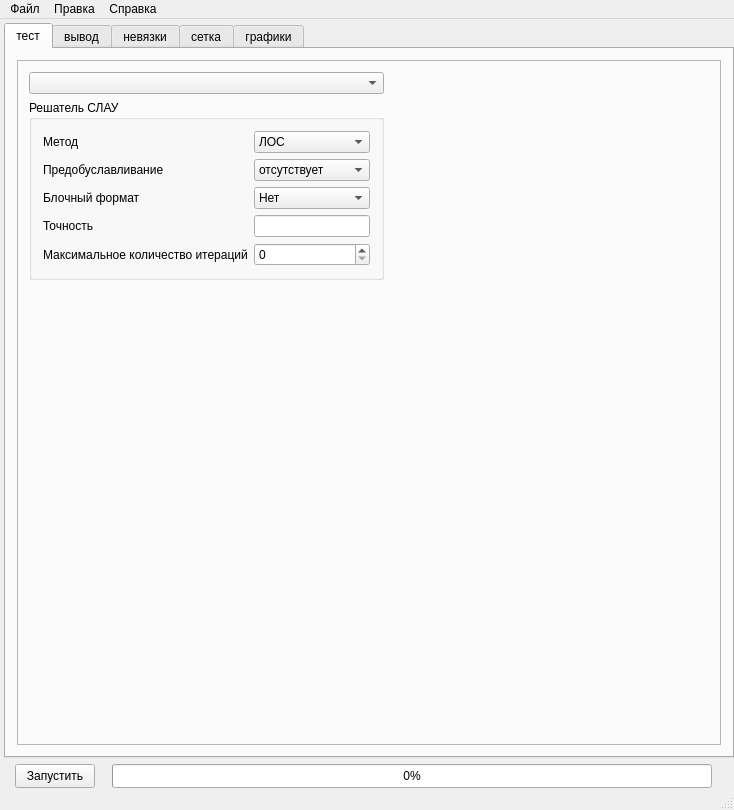
<?xml version="1.0" encoding="UTF-8"?>
<ui version="4.0">
 <class>MainWindow</class>
 <widget class="QMainWindow" name="MainWindow">
  <property name="geometry">
   <rect>
    <x>0</x>
    <y>0</y>
    <width>734</width>
    <height>810</height>
   </rect>
  </property>
  <property name="sizePolicy">
   <sizepolicy hsizetype="Preferred" vsizetype="Preferred">
    <horstretch>0</horstretch>
    <verstretch>0</verstretch>
   </sizepolicy>
  </property>
  <property name="windowTitle">
   <string>ui</string>
  </property>
  <property name="iconSize">
   <size>
    <width>24</width>
    <height>24</height>
   </size>
  </property>
  <widget class="QWidget" name="centralWidget">
   <layout class="QGridLayout" name="gridLayout_4">
    <property name="leftMargin">
     <number>4</number>
    </property>
    <property name="topMargin">
     <number>4</number>
    </property>
    <property name="rightMargin">
     <number>0</number>
    </property>
    <property name="bottomMargin">
     <number>0</number>
    </property>
    <item row="2" column="0">
     <widget class="QWidget" name="widget_5" native="true">
      <property name="sizePolicy">
       <sizepolicy hsizetype="Minimum" vsizetype="Minimum">
        <horstretch>0</horstretch>
        <verstretch>0</verstretch>
       </sizepolicy>
      </property>
      <property name="minimumSize">
       <size>
        <width>0</width>
        <height>24</height>
       </size>
      </property>
      <property name="maximumSize">
       <size>
        <width>16777215</width>
        <height>24</height>
       </size>
      </property>
      <layout class="QGridLayout" name="gridLayout_5">
       <property name="topMargin">
        <number>0</number>
       </property>
       <property name="bottomMargin">
        <number>0</number>
       </property>
       <property name="verticalSpacing">
        <number>0</number>
       </property>
       <item row="0" column="2">
        <widget class="QWidget" name="widget_3" native="true">
         <property name="sizePolicy">
          <sizepolicy hsizetype="Expanding" vsizetype="Preferred">
           <horstretch>0</horstretch>
           <verstretch>0</verstretch>
          </sizepolicy>
         </property>
         <layout class="QGridLayout" name="gridLayout_14">
          <property name="topMargin">
           <number>0</number>
          </property>
          <property name="bottomMargin">
           <number>0</number>
          </property>
          <item row="0" column="0">
           <widget class="QProgressBar" name="progressBar">
            <property name="sizePolicy">
             <sizepolicy hsizetype="Expanding" vsizetype="Minimum">
              <horstretch>0</horstretch>
              <verstretch>0</verstretch>
             </sizepolicy>
            </property>
            <property name="value">
             <number>0</number>
            </property>
           </widget>
          </item>
         </layout>
        </widget>
       </item>
       <item row="0" column="1">
        <widget class="QPushButton" name="RunSolverButton">
         <property name="sizePolicy">
          <sizepolicy hsizetype="Minimum" vsizetype="Minimum">
           <horstretch>0</horstretch>
           <verstretch>0</verstretch>
          </sizepolicy>
         </property>
         <property name="layoutDirection">
          <enum>Qt::LeftToRight</enum>
         </property>
         <property name="text">
          <string>Запустить</string>
         </property>
        </widget>
       </item>
      </layout>
     </widget>
    </item>
    <item row="1" column="0">
     <widget class="QTabWidget" name="tabWidget_pictures">
      <property name="enabled">
       <bool>true</bool>
      </property>
      <property name="minimumSize">
       <size>
        <width>0</width>
        <height>0</height>
       </size>
      </property>
      <property name="tabPosition">
       <enum>QTabWidget::North</enum>
      </property>
      <property name="tabShape">
       <enum>QTabWidget::Rounded</enum>
      </property>
      <property name="currentIndex">
       <number>0</number>
      </property>
      <widget class="QWidget" name="tab_2">
       <attribute name="title">
        <string>тест</string>
       </attribute>
       <layout class="QGridLayout" name="gridLayout">
        <item row="0" column="0">
         <widget class="QFrame" name="frame_3">
          <property name="frameShape">
           <enum>QFrame::StyledPanel</enum>
          </property>
          <property name="frameShadow">
           <enum>QFrame::Raised</enum>
          </property>
          <layout class="QGridLayout" name="gridLayout_19">
           <item row="1" column="0">
            <layout class="QGridLayout" name="gridLayout_7">
             <item row="0" column="0">
              <widget class="QGroupBox" name="groupBox">
               <property name="sizePolicy">
                <sizepolicy hsizetype="Minimum" vsizetype="Minimum">
                 <horstretch>0</horstretch>
                 <verstretch>0</verstretch>
                </sizepolicy>
               </property>
               <property name="title">
                <string>Решатель СЛАУ</string>
               </property>
               <layout class="QGridLayout" name="gridLayout_12">
                <item row="0" column="0">
                 <layout class="QFormLayout" name="formLayout">
                  <item row="0" column="0">
                   <widget class="QLabel" name="label_2">
                    <property name="text">
                     <string>Метод</string>
                    </property>
                    <property name="alignment">
                     <set>Qt::AlignLeading|Qt::AlignLeft|Qt::AlignVCenter</set>
                    </property>
                   </widget>
                  </item>
                  <item row="3" column="0">
                   <widget class="QLabel" name="label_4">
                    <property name="text">
                     <string>Точность</string>
                    </property>
                   </widget>
                  </item>
                  <item row="0" column="1">
                   <widget class="QComboBox" name="slau_type">
                    <property name="sizePolicy">
                     <sizepolicy hsizetype="Minimum" vsizetype="Fixed">
                      <horstretch>0</horstretch>
                      <verstretch>0</verstretch>
                     </sizepolicy>
                    </property>
                    <item>
                     <property name="text">
                      <string>ЛОС</string>
                     </property>
                    </item>
                    <item>
                     <property name="text">
                      <string>CGM</string>
                     </property>
                    </item>
                    <item>
                     <property name="text">
                      <string>Прямой</string>
                     </property>
                    </item>
                   </widget>
                  </item>
                  <item row="1" column="0">
                   <widget class="QLabel" name="label_3">
                    <property name="text">
                     <string>Предобуславливание</string>
                    </property>
                    <property name="alignment">
                     <set>Qt::AlignLeading|Qt::AlignLeft|Qt::AlignVCenter</set>
                    </property>
                   </widget>
                  </item>
                  <item row="1" column="1">
                   <widget class="QComboBox" name="slau_preconditioning">
                    <property name="sizePolicy">
                     <sizepolicy hsizetype="Minimum" vsizetype="Fixed">
                      <horstretch>0</horstretch>
                      <verstretch>0</verstretch>
                     </sizepolicy>
                    </property>
                    <item>
                     <property name="text">
                      <string>отсутствует</string>
                     </property>
                    </item>
                    <item>
                     <property name="text">
                      <string>диагональное</string>
                     </property>
                    </item>
                    <item>
                     <property name="text">
                      <string>SSCM_LLT_0</string>
                     </property>
                    </item>
                    <item>
                     <property name="text">
                      <string>SSCM_LDLT_0</string>
                     </property>
                    </item>
                    <item>
                     <property name="text">
                      <string>Profile_LLT</string>
                     </property>
                    </item>
                    <item>
                     <property name="text">
                      <string>Profile_LDLT</string>
                     </property>
                    </item>
                    <item>
                     <property name="text">
                      <string>SSCM_LLT</string>
                     </property>
                    </item>
                    <item>
                     <property name="text">
                      <string>SSCM_LDLT</string>
                     </property>
                    </item>
                    <item>
                     <property name="text">
                      <string>PARDISO</string>
                     </property>
                    </item>
                   </widget>
                  </item>
                  <item row="3" column="1">
                   <widget class="QLineEdit" name="slau_accuracy">
                    <property name="sizePolicy">
                     <sizepolicy hsizetype="Minimum" vsizetype="Fixed">
                      <horstretch>0</horstretch>
                      <verstretch>0</verstretch>
                     </sizepolicy>
                    </property>
                   </widget>
                  </item>
                  <item row="4" column="0">
                   <widget class="QLabel" name="label_5">
                    <property name="text">
                     <string>Максимальное количество итераций</string>
                    </property>
                   </widget>
                  </item>
                  <item row="4" column="1">
                   <widget class="QSpinBox" name="slau_maxiter">
                    <property name="maximum">
                     <number>1000000</number>
                    </property>
                   </widget>
                  </item>
                  <item row="2" column="0">
                   <widget class="QLabel" name="label_6">
                    <property name="text">
                     <string>Блочный формат</string>
                    </property>
                   </widget>
                  </item>
                  <item row="2" column="1">
                   <widget class="QComboBox" name="slau_blocks">
                    <item>
                     <property name="text">
                      <string>Нет</string>
                     </property>
                    </item>
                    <item>
                     <property name="text">
                      <string>Да</string>
                     </property>
                    </item>
                   </widget>
                  </item>
                 </layout>
                </item>
               </layout>
              </widget>
             </item>
            </layout>
           </item>
           <item row="0" column="0">
            <layout class="QGridLayout" name="gridLayout_2">
             <property name="topMargin">
              <number>0</number>
             </property>
             <item row="0" column="0">
              <widget class="QComboBox" name="testIndex_comboBox">
               <property name="enabled">
                <bool>true</bool>
               </property>
               <property name="sizePolicy">
                <sizepolicy hsizetype="Minimum" vsizetype="Fixed">
                 <horstretch>0</horstretch>
                 <verstretch>0</verstretch>
                </sizepolicy>
               </property>
               <property name="sizeAdjustPolicy">
                <enum>QComboBox::AdjustToContents</enum>
               </property>
              </widget>
             </item>
            </layout>
           </item>
           <item row="1" column="1">
            <spacer name="horizontalSpacer_12">
             <property name="orientation">
              <enum>Qt::Horizontal</enum>
             </property>
             <property name="sizeHint" stdset="0">
              <size>
               <width>40</width>
               <height>20</height>
              </size>
             </property>
            </spacer>
           </item>
           <item row="2" column="0">
            <spacer name="verticalSpacer">
             <property name="orientation">
              <enum>Qt::Vertical</enum>
             </property>
             <property name="sizeHint" stdset="0">
              <size>
               <width>20</width>
               <height>40</height>
              </size>
             </property>
            </spacer>
           </item>
          </layout>
         </widget>
        </item>
       </layout>
      </widget>
      <widget class="QWidget" name="tab_5">
       <attribute name="title">
        <string>вывод</string>
       </attribute>
       <layout class="QGridLayout" name="gridLayout_10">
        <item row="0" column="0">
         <widget class="QTextEdit" name="progress_textEdit">
          <property name="readOnly">
           <bool>true</bool>
          </property>
         </widget>
        </item>
       </layout>
      </widget>
      <widget class="QWidget" name="tab_3">
       <attribute name="title">
        <string>невязки</string>
       </attribute>
       <layout class="QGridLayout" name="gridLayout_6">
        <item row="1" column="0">
         <widget class="QWidget" name="widget_2" native="true">
          <property name="sizePolicy">
           <sizepolicy hsizetype="Minimum" vsizetype="MinimumExpanding">
            <horstretch>0</horstretch>
            <verstretch>0</verstretch>
           </sizepolicy>
          </property>
          <layout class="QGridLayout" name="gridLayout_13">
           <property name="leftMargin">
            <number>0</number>
           </property>
           <property name="topMargin">
            <number>0</number>
           </property>
           <property name="rightMargin">
            <number>0</number>
           </property>
           <property name="bottomMargin">
            <number>0</number>
           </property>
           <property name="spacing">
            <number>0</number>
           </property>
           <item row="1" column="0">
            <layout class="QGridLayout" name="processGraph_gridLayout">
             <property name="rightMargin">
              <number>0</number>
             </property>
             <property name="bottomMargin">
              <number>0</number>
             </property>
             <property name="horizontalSpacing">
              <number>6</number>
             </property>
            </layout>
           </item>
          </layout>
         </widget>
        </item>
        <item row="0" column="0">
         <widget class="QFrame" name="frame_2">
          <property name="sizePolicy">
           <sizepolicy hsizetype="Minimum" vsizetype="Minimum">
            <horstretch>0</horstretch>
            <verstretch>0</verstretch>
           </sizepolicy>
          </property>
          <property name="frameShape">
           <enum>QFrame::StyledPanel</enum>
          </property>
          <property name="frameShadow">
           <enum>QFrame::Raised</enum>
          </property>
          <layout class="QGridLayout" name="gridLayout_9">
           <item row="0" column="0">
            <layout class="QGridLayout" name="gridLayout_11">
             <property name="rightMargin">
              <number>0</number>
             </property>
             <item row="1" column="4">
              <widget class="QSpinBox" name="processStep2_spinBox">
               <property name="maximum">
                <number>1000000</number>
               </property>
              </widget>
             </item>
             <item row="0" column="2">
              <spacer name="horizontalSpacer_2">
               <property name="orientation">
                <enum>Qt::Horizontal</enum>
               </property>
               <property name="sizeType">
                <enum>QSizePolicy::Fixed</enum>
               </property>
               <property name="sizeHint" stdset="0">
                <size>
                 <width>80</width>
                 <height>0</height>
                </size>
               </property>
              </spacer>
             </item>
             <item row="0" column="3">
              <widget class="QLabel" name="label_7">
               <property name="text">
                <string>первый шаг</string>
               </property>
              </widget>
             </item>
             <item row="1" column="0">
              <widget class="QLabel" name="label">
               <property name="text">
                <string>количество шагов</string>
               </property>
              </widget>
             </item>
             <item row="0" column="1">
              <widget class="QSpinBox" name="processUpdateTime_spinBox">
               <property name="sizePolicy">
                <sizepolicy hsizetype="Minimum" vsizetype="Fixed">
                 <horstretch>0</horstretch>
                 <verstretch>0</verstretch>
                </sizepolicy>
               </property>
               <property name="minimum">
                <number>1</number>
               </property>
               <property name="maximum">
                <number>10000000</number>
               </property>
               <property name="value">
                <number>100</number>
               </property>
              </widget>
             </item>
             <item row="0" column="4">
              <widget class="QSpinBox" name="processStep1_spinBox">
               <property name="maximum">
                <number>1000000</number>
               </property>
              </widget>
             </item>
             <item row="1" column="1">
              <widget class="QSpinBox" name="processUpdateSteps_spinBox">
               <property name="minimum">
                <number>1</number>
               </property>
               <property name="maximum">
                <number>1000</number>
               </property>
               <property name="value">
                <number>8</number>
               </property>
              </widget>
             </item>
             <item row="0" column="0">
              <widget class="QLabel" name="label_10">
               <property name="text">
                <string>период обновления</string>
               </property>
              </widget>
             </item>
             <item row="1" column="3">
              <widget class="QLabel" name="label_8">
               <property name="text">
                <string>последний шаг</string>
               </property>
              </widget>
             </item>
             <item row="1" column="5">
              <widget class="QPushButton" name="processUpdate_pushButton">
               <property name="sizePolicy">
                <sizepolicy hsizetype="Fixed" vsizetype="Fixed">
                 <horstretch>0</horstretch>
                 <verstretch>0</verstretch>
                </sizepolicy>
               </property>
               <property name="text">
                <string>построить</string>
               </property>
              </widget>
             </item>
            </layout>
           </item>
           <item row="0" column="2">
            <spacer name="horizontalSpacer">
             <property name="orientation">
              <enum>Qt::Horizontal</enum>
             </property>
             <property name="sizeHint" stdset="0">
              <size>
               <width>0</width>
               <height>0</height>
              </size>
             </property>
            </spacer>
           </item>
          </layout>
         </widget>
        </item>
       </layout>
      </widget>
      <widget class="QWidget" name="tab_4">
       <attribute name="title">
        <string>сетка</string>
       </attribute>
       <layout class="QGridLayout" name="gridLayout_16">
        <item row="0" column="0" colspan="2">
         <widget class="QFrame" name="frame">
          <property name="sizePolicy">
           <sizepolicy hsizetype="Preferred" vsizetype="Minimum">
            <horstretch>0</horstretch>
            <verstretch>0</verstretch>
           </sizepolicy>
          </property>
          <property name="frameShape">
           <enum>QFrame::StyledPanel</enum>
          </property>
          <property name="frameShadow">
           <enum>QFrame::Raised</enum>
          </property>
          <layout class="QGridLayout" name="gridLayout_17">
           <item row="0" column="0">
            <layout class="QGridLayout" name="gridLayout_8">
             <property name="leftMargin">
              <number>0</number>
             </property>
             <property name="rightMargin">
              <number>10</number>
             </property>
             <property name="bottomMargin">
              <number>0</number>
             </property>
             <item row="0" column="3">
              <widget class="QComboBox" name="colorModeIndex">
               <property name="currentIndex">
                <number>1</number>
               </property>
               <item>
                <property name="text">
                 <string>Цветной</string>
                </property>
               </item>
               <item>
                <property name="text">
                 <string>Чёрно-белый</string>
                </property>
               </item>
              </widget>
             </item>
             <item row="2" column="2">
              <widget class="QLabel" name="label_33">
               <property name="text">
                <string>Размер символов</string>
               </property>
              </widget>
             </item>
             <item row="2" column="4">
              <widget class="QPushButton" name="savePictureButton">
               <property name="text">
                <string>Сохранить</string>
               </property>
              </widget>
             </item>
             <item row="1" column="0">
              <widget class="QLabel" name="label_27">
               <property name="text">
                <string>Слой Z</string>
               </property>
              </widget>
             </item>
             <item row="2" column="1">
              <widget class="QComboBox" name="valueIndex">
               <property name="currentIndex">
                <number>0</number>
               </property>
               <item>
                <property name="text">
                 <string>Grid</string>
                </property>
               </item>
               <item>
                <property name="text">
                 <string>Plastic</string>
                </property>
               </item>
               <item>
                <property name="text">
                 <string>SigmaEqv</string>
                </property>
               </item>
               <item>
                <property name="text">
                 <string>Sigma_O</string>
                </property>
               </item>
               <item>
                <property name="text">
                 <string>Sigma1</string>
                </property>
               </item>
               <item>
                <property name="text">
                 <string>Sigma2</string>
                </property>
               </item>
               <item>
                <property name="text">
                 <string>Sigma3</string>
                </property>
               </item>
               <item>
                <property name="text">
                 <string>Sigma11</string>
                </property>
               </item>
               <item>
                <property name="text">
                 <string>Sigma22</string>
                </property>
               </item>
               <item>
                <property name="text">
                 <string>Sigma33</string>
                </property>
               </item>
               <item>
                <property name="text">
                 <string>Sigma23</string>
                </property>
               </item>
               <item>
                <property name="text">
                 <string>Sigma31</string>
                </property>
               </item>
               <item>
                <property name="text">
                 <string>Sigma12</string>
                </property>
               </item>
               <item>
                <property name="text">
                 <string>EpsElastoPlasticEqv</string>
                </property>
               </item>
               <item>
                <property name="text">
                 <string>EpsElasticEqv</string>
                </property>
               </item>
               <item>
                <property name="text">
                 <string>EpsPlasticEqv</string>
                </property>
               </item>
               <item>
                <property name="text">
                 <string>EpsElastoPlastic_O</string>
                </property>
               </item>
               <item>
                <property name="text">
                 <string>EpsElastic_O</string>
                </property>
               </item>
               <item>
                <property name="text">
                 <string>EpsPlastic_O</string>
                </property>
               </item>
               <item>
                <property name="text">
                 <string>Eps11</string>
                </property>
               </item>
               <item>
                <property name="text">
                 <string>Eps22</string>
                </property>
               </item>
               <item>
                <property name="text">
                 <string>Eps33</string>
                </property>
               </item>
               <item>
                <property name="text">
                 <string>Eps23</string>
                </property>
               </item>
               <item>
                <property name="text">
                 <string>Eps31</string>
                </property>
               </item>
               <item>
                <property name="text">
                 <string>Eps12</string>
                </property>
               </item>
               <item>
                <property name="text">
                 <string>T</string>
                </property>
               </item>
               <item>
                <property name="text">
                 <string>residual_sigma</string>
                </property>
               </item>
               <item>
                <property name="text">
                 <string>residual_eps</string>
                </property>
               </item>
               <item>
                <property name="text">
                 <string>q</string>
                </property>
               </item>
              </widget>
             </item>
             <item row="0" column="2">
              <widget class="QLabel" name="label_26">
               <property name="text">
                <string>Формат отображения</string>
               </property>
              </widget>
             </item>
             <item row="1" column="1">
              <widget class="QSpinBox" name="z_index"/>
             </item>
             <item row="1" column="3">
              <widget class="QSpinBox" name="pictureSize">
               <property name="minimum">
                <number>100</number>
               </property>
               <property name="maximum">
                <number>100000</number>
               </property>
               <property name="value">
                <number>1000</number>
               </property>
              </widget>
             </item>
             <item row="2" column="3">
              <widget class="QSpinBox" name="textFontSize">
               <property name="minimum">
                <number>1</number>
               </property>
               <property name="maximum">
                <number>200</number>
               </property>
               <property name="value">
                <number>16</number>
               </property>
              </widget>
             </item>
             <item row="1" column="2">
              <widget class="QLabel" name="label_30">
               <property name="text">
                <string>Размер картинки</string>
               </property>
              </widget>
             </item>
             <item row="2" column="0">
              <widget class="QLabel" name="label_25">
               <property name="text">
                <string>Поле</string>
               </property>
              </widget>
             </item>
             <item row="0" column="0">
              <widget class="QLabel" name="label_24">
               <property name="text">
                <string>Индекс глобального шага</string>
               </property>
              </widget>
             </item>
             <item row="0" column="1">
              <widget class="QSpinBox" name="globalStepIndex">
               <property name="maximum">
                <number>2</number>
               </property>
               <property name="value">
                <number>2</number>
               </property>
              </widget>
             </item>
            </layout>
           </item>
           <item row="0" column="3">
            <spacer name="horizontalSpacer_5">
             <property name="orientation">
              <enum>Qt::Horizontal</enum>
             </property>
             <property name="sizeHint" stdset="0">
              <size>
               <width>40</width>
               <height>20</height>
              </size>
             </property>
            </spacer>
           </item>
           <item row="0" column="2">
            <spacer name="horizontalSpacer_6">
             <property name="orientation">
              <enum>Qt::Horizontal</enum>
             </property>
             <property name="sizeHint" stdset="0">
              <size>
               <width>40</width>
               <height>20</height>
              </size>
             </property>
            </spacer>
           </item>
          </layout>
         </widget>
        </item>
        <item row="1" column="0" colspan="2">
         <widget class="QWidget" name="widget" native="true">
          <property name="sizePolicy">
           <sizepolicy hsizetype="Preferred" vsizetype="Expanding">
            <horstretch>0</horstretch>
            <verstretch>0</verstretch>
           </sizepolicy>
          </property>
          <property name="autoFillBackground">
           <bool>false</bool>
          </property>
          <layout class="QGridLayout" name="gridLayout_18">
           <property name="leftMargin">
            <number>0</number>
           </property>
           <property name="topMargin">
            <number>0</number>
           </property>
           <property name="rightMargin">
            <number>0</number>
           </property>
           <property name="bottomMargin">
            <number>0</number>
           </property>
           <item row="0" column="0">
            <layout class="QGridLayout" name="picture_layout"/>
           </item>
          </layout>
         </widget>
        </item>
       </layout>
      </widget>
      <widget class="QWidget" name="tab">
       <attribute name="title">
        <string>графики</string>
       </attribute>
       <layout class="QGridLayout" name="gridLayout_3">
        <item row="0" column="3">
         <spacer name="horizontalSpacer_3">
          <property name="orientation">
           <enum>Qt::Horizontal</enum>
          </property>
          <property name="sizeHint" stdset="0">
           <size>
            <width>40</width>
            <height>20</height>
           </size>
          </property>
         </spacer>
        </item>
        <item row="0" column="2">
         <widget class="QPushButton" name="resGraph_updateAll_PushButton">
          <property name="text">
           <string>перестроить</string>
          </property>
         </widget>
        </item>
        <item row="0" column="1">
         <widget class="QComboBox" name="resGraph_Index_comboBox"/>
        </item>
        <item row="0" column="0">
         <widget class="QSpinBox" name="resGraph_globalStepIndex_spinBox"/>
        </item>
        <item row="1" column="0" colspan="4">
         <layout class="QGridLayout" name="graph_grid_Layout">
          <property name="topMargin">
           <number>0</number>
          </property>
         </layout>
        </item>
       </layout>
      </widget>
     </widget>
    </item>
   </layout>
  </widget>
  <widget class="QMenuBar" name="menuBar">
   <property name="geometry">
    <rect>
     <x>0</x>
     <y>0</y>
     <width>734</width>
     <height>22</height>
    </rect>
   </property>
   <widget class="QMenu" name="menu_About">
    <property name="tearOffEnabled">
     <bool>false</bool>
    </property>
    <property name="title">
     <string>Справка</string>
    </property>
    <addaction name="action"/>
   </widget>
   <widget class="QMenu" name="menu_File">
    <property name="title">
     <string>Файл</string>
    </property>
    <addaction name="action_2"/>
    <addaction name="action_3"/>
    <addaction name="action_4"/>
   </widget>
   <widget class="QMenu" name="menu">
    <property name="title">
     <string>Правка</string>
    </property>
    <addaction name="action_8"/>
   </widget>
   <addaction name="menu_File"/>
   <addaction name="menu"/>
   <addaction name="menu_About"/>
  </widget>
  <widget class="QStatusBar" name="statusBar"/>
  <action name="action">
   <property name="text">
    <string>О программе</string>
   </property>
  </action>
  <action name="action_2">
   <property name="text">
    <string>Загрузить</string>
   </property>
  </action>
  <action name="action_3">
   <property name="text">
    <string>Сохранить</string>
   </property>
  </action>
  <action name="action_4">
   <property name="text">
    <string>Выйти</string>
   </property>
  </action>
  <action name="action_5">
   <property name="text">
    <string>материалы</string>
   </property>
  </action>
  <action name="action_6">
   <property name="text">
    <string>точки наблюдения</string>
   </property>
  </action>
  <action name="action_7">
   <property name="text">
    <string>функции</string>
   </property>
  </action>
  <action name="action_8">
   <property name="text">
    <string>сплайны</string>
   </property>
  </action>
 </widget>
 <layoutdefault spacing="6" margin="11"/>
 <resources/>
 <connections/>
</ui>
